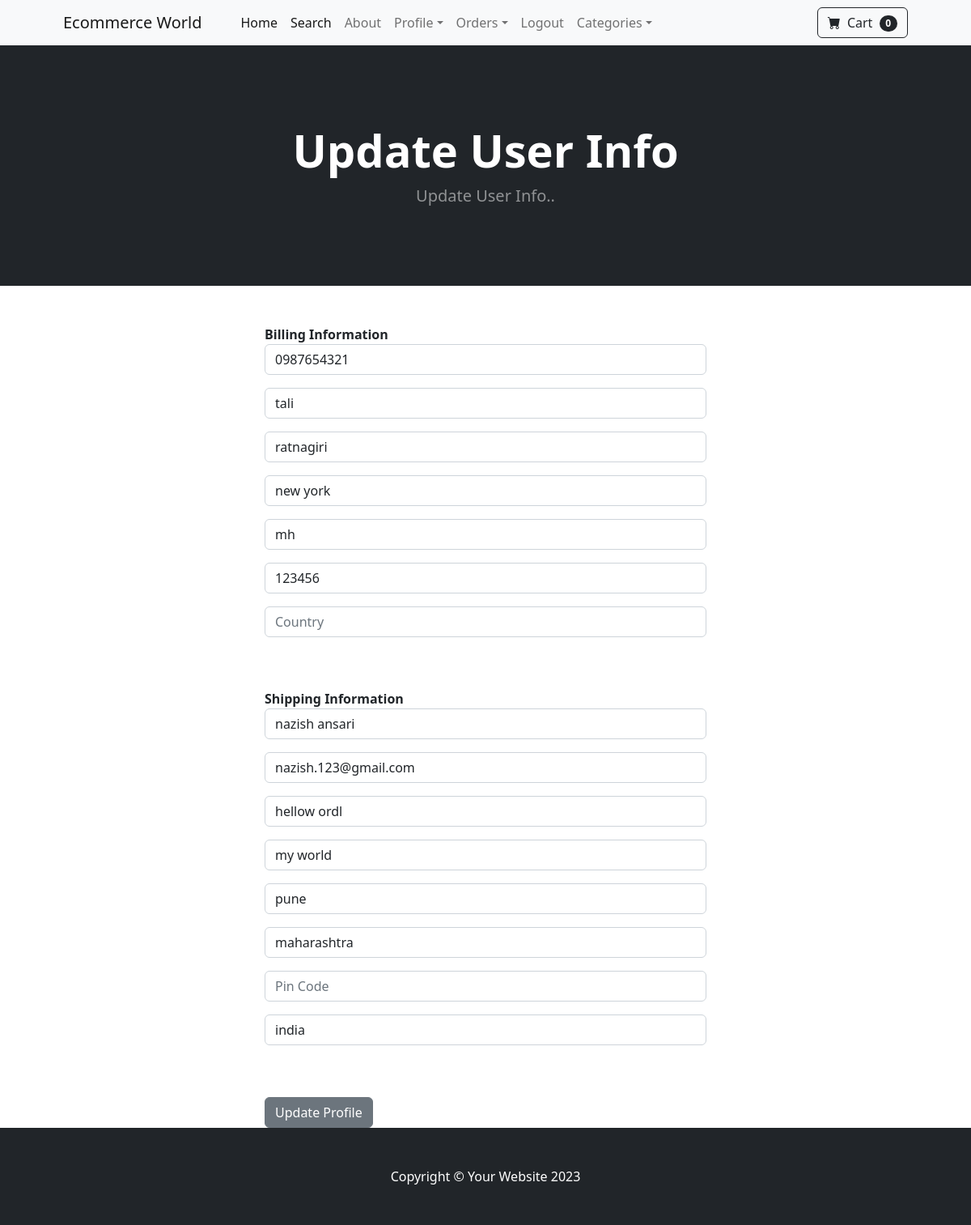
The page /update_info/ (signed in) on the database its author committed.
### store/models.py (models this page shows, shortened)
class Profile(models.Model):
    user = models.OneToOneField(User, on_delete=models.CASCADE)
    date_modified = models.DateTimeField(auto_now=True)
    phone = models.CharField(max_length=10)
    address1 = models.CharField(max_length=200, blank=True)
    address2 = models.CharField(max_length=200, blank=True)
    city = models.CharField(max_length=200, blank=True)
    state = models.CharField(max_length=200, blank=True)
    pincode = models.CharField(max_length=6, blank=True)
    country = models.CharField(max_length=200, blank=True)
    old_cart = models.CharField(max_length=200, blank=True, null=True)

### payment/models.py (models this page shows, shortened)
class ShippingAddress(models.Model):
    user = models.ForeignKey(User, on_delete=models.CASCADE, null=True, blank=True)
    shipping_full_name = models.CharField(max_length=255)
    shipping_email = models.CharField(max_length=255)
    shipping_address1 = models.CharField(max_length=255)
    shipping_address2 = models.CharField(max_length=255, null=True, blank=True)
    shipping_city = models.CharField(max_length=255)
    shipping_state = models.CharField(max_length=255, null=True, blank=True)
    shipping_pincode = models.CharField(max_length=255, null=True, blank=True)
    shipping_country = models.CharField(max_length=255)
    class Mets:
        verbose_name_plural = "Shipping Address"

### store/views.py (the view)
# urls.py: path('update_info/', views.update_info, name='update_info'),
def update_info(request):
    if request.user.is_authenticated:
        current_user = Profile.objects.get(user__id=request.user.id)
        shipping_user = ShippingAddress.objects.get(user__id=request.user.id)
        form = UserInfoForm(request.POST or None, instance=current_user)
        shipping_form = ShippingForm(request.POST or None, instance=shipping_user)
        if form.is_valid() or shipping_form.is_valid():
            form.save()
            shipping_form.save()
            messages.success(request, "Your Info has been updated!!")
            return redirect('home')
        return render(request, 'update_info.html', {"form": form, "shipping_form": shipping_form})
    else:
        messages.success(request, "You must be logged in to access that page!!")
        return redirect('home')

### store/forms.py
class UserInfoForm(forms.ModelForm):
	phone = forms.CharField(label="", widget=forms.TextInput(attrs={'class': 'form-control', 'placeholder': 'Phone'}), required=False)
	address1 = forms.CharField(label="", widget=forms.TextInput(attrs={'class': 'form-control', 'placeholder': 'Address 1'}), required=False)
	address2 = forms.CharField(label="", widget=forms.TextInput(attrs={'class': 'form-control', 'placeholder': 'Address 2'}), required=False)
	city = forms.CharField(label="", widget=forms.TextInput(attrs={'class': 'form-control', 'placeholder': 'City'}), required=False)
	state = forms.CharField(label="", widget=forms.TextInput(attrs={'class': 'form-control', 'placeholder': 'State'}), required=False)
	pincode = forms.CharField(label="", widget=forms.TextInput(attrs={'class': 'form-control', 'placeholder': 'Pincode'}), required=False)
	country = forms.CharField(label="", widget=forms.TextInput(attrs={'class': 'form-control', 'placeholder': 'Country'}), required=False)
	class Meta:
		model = Profile
		fields = ('phone', 'address1', 'address2', 'city', 'state', 'pincode', 'country')

### cart/cart.py (called while the page is built)
    def __len__(self):
        return len(self.cart)

### cart/context_processors.py (called while the page is built)
def cart(request):
    return {'cart': Cart(request)}

### store/templates/update_info.html (shortened to what this page needs)
{% extends 'base.html' %}
{% block content %}
        <header class="bg-dark py-5">
            <div class="container px-4 px-lg-5 my-5">
                <div class="text-center text-white">
                    <h1 class="display-4 fw-bolder">Update User Info</h1>
                    <p class="lead fw-normal text-white-50 mb-0">Update User Info..</p>
                </div>
            </div>
        </header>
        <div class="container">
        	<div class="row">
        		<div class="col-md-6 offset-md-3">
                <br/><br/>
                <strong>Billing Information</strong>
                    <form method="POST" action="{% url 'update_info' %}">
                        {{ form.as_p }}
                        <br/><br/>
                        <strong>Shipping Information</strong>
                        {{shipping_form.as_p}}
                        <br/><br/>
                        <button type="submit" class="btn btn-secondary">
                            Update Profile
                        </button>
                    </form>
        		</div>
        	</div>
        </div>
{% endblock %}

### rows shown on the page
Profile: phone "0987654321", address1 "tali", address2 "ratnagiri", city "new york", state "mh", pincode "123456"
ShippingAddress: shipping_full_name "nazish ansari", shipping_email "nazish.123@gmail.com", shipping_address1 "hellow ordl", shipping_address2 "my world", shipping_city "pune", shipping_state "maharashtra", shipping_country "india"

### other values the page prints
{{ cart|length }} "0"
